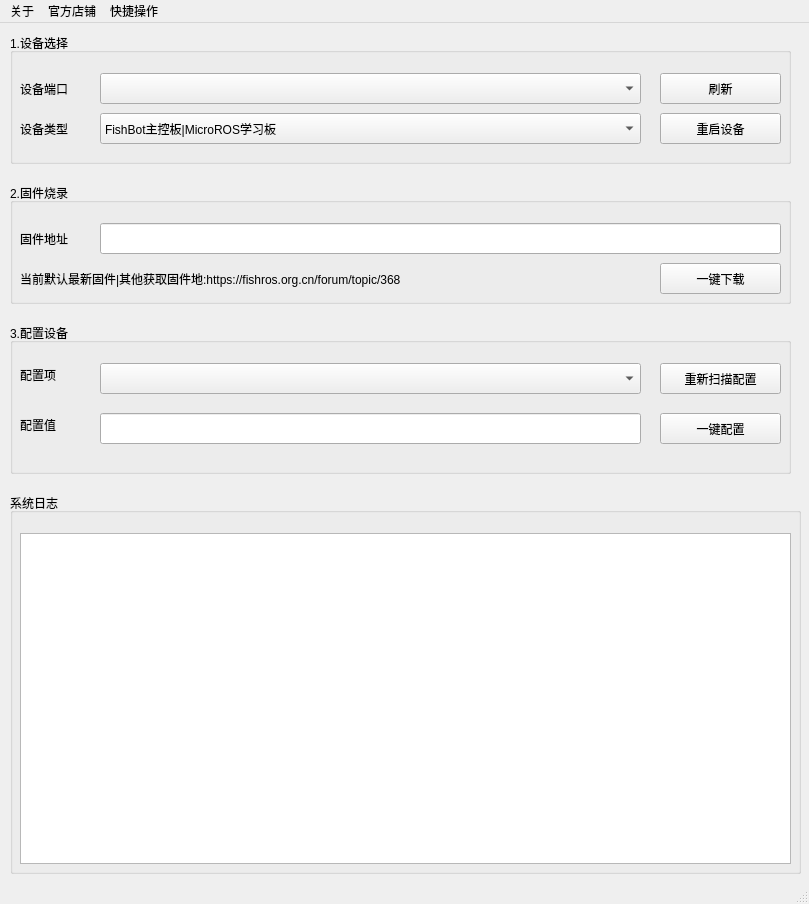
<?xml version="1.0" encoding="UTF-8"?>
<ui version="4.0">
 <class>MainWindow</class>
 <widget class="QMainWindow" name="MainWindow">
  <property name="geometry">
   <rect>
    <x>0</x>
    <y>0</y>
    <width>809</width>
    <height>904</height>
   </rect>
  </property>
  <property name="windowTitle">
   <string>FishBot配置工具(VCODE) fishros.org.cn </string>
  </property>
  <widget class="QWidget" name="centralwidget">
   <widget class="QGroupBox" name="groupBox">
    <property name="enabled">
     <bool>true</bool>
    </property>
    <property name="geometry">
     <rect>
      <x>10</x>
      <y>160</y>
      <width>781</width>
      <height>121</height>
     </rect>
    </property>
    <property name="title">
     <string>2.固件烧录</string>
    </property>
    <widget class="QLabel" name="label">
     <property name="geometry">
      <rect>
       <x>10</x>
       <y>40</y>
       <width>60</width>
       <height>31</height>
      </rect>
     </property>
     <property name="text">
      <string>固件地址</string>
     </property>
    </widget>
    <widget class="QLineEdit" name="binAddress">
     <property name="geometry">
      <rect>
       <x>90</x>
       <y>40</y>
       <width>681</width>
       <height>31</height>
      </rect>
     </property>
    </widget>
    <widget class="QPushButton" name="downloadButton">
     <property name="geometry">
      <rect>
       <x>650</x>
       <y>80</y>
       <width>121</width>
       <height>31</height>
      </rect>
     </property>
     <property name="text">
      <string>一键下载</string>
     </property>
    </widget>
    <widget class="QLabel" name="label_2">
     <property name="enabled">
      <bool>true</bool>
     </property>
     <property name="geometry">
      <rect>
       <x>10</x>
       <y>80</y>
       <width>521</width>
       <height>31</height>
      </rect>
     </property>
     <property name="text">
      <string>当前默认最新固件|其他获取固件地:https://fishros.org.cn/forum/topic/368</string>
     </property>
    </widget>
   </widget>
   <widget class="QGroupBox" name="groupBox_2">
    <property name="geometry">
     <rect>
      <x>10</x>
      <y>10</y>
      <width>781</width>
      <height>131</height>
     </rect>
    </property>
    <property name="title">
     <string>1.设备选择</string>
    </property>
    <widget class="QLabel" name="label_3">
     <property name="geometry">
      <rect>
       <x>10</x>
       <y>40</y>
       <width>60</width>
       <height>31</height>
      </rect>
     </property>
     <property name="text">
      <string>设备端口</string>
     </property>
    </widget>
    <widget class="QComboBox" name="devicesComboBox">
     <property name="enabled">
      <bool>true</bool>
     </property>
     <property name="geometry">
      <rect>
       <x>90</x>
       <y>40</y>
       <width>541</width>
       <height>31</height>
      </rect>
     </property>
     <property name="editable">
      <bool>false</bool>
     </property>
     <property name="placeholderText">
      <string>请选择设备端口号</string>
     </property>
    </widget>
    <widget class="QPushButton" name="freshDevicePortButton">
     <property name="geometry">
      <rect>
       <x>650</x>
       <y>40</y>
       <width>121</width>
       <height>31</height>
      </rect>
     </property>
     <property name="text">
      <string>刷新</string>
     </property>
    </widget>
    <widget class="QComboBox" name="deviceTypeComboBox">
     <property name="geometry">
      <rect>
       <x>90</x>
       <y>80</y>
       <width>541</width>
       <height>31</height>
      </rect>
     </property>
     <item>
      <property name="text">
       <string>FishBot主控板|MicroROS学习板</string>
      </property>
     </item>
     <item>
      <property name="text">
       <string>FishBot雷达转接板</string>
      </property>
     </item>
     <item>
      <property name="text">
       <string>FishBot四驱板|MicroROS四驱板</string>
      </property>
     </item>
     <item>
      <property name="text">
       <string>FishBot Camera无线摄像头</string>
      </property>
     </item>
    </widget>
    <widget class="QLabel" name="label_4">
     <property name="geometry">
      <rect>
       <x>10</x>
       <y>80</y>
       <width>60</width>
       <height>31</height>
      </rect>
     </property>
     <property name="text">
      <string>设备类型</string>
     </property>
    </widget>
    <widget class="QPushButton" name="restartDeviceButton">
     <property name="geometry">
      <rect>
       <x>650</x>
       <y>80</y>
       <width>121</width>
       <height>31</height>
      </rect>
     </property>
     <property name="text">
      <string>重启设备</string>
     </property>
    </widget>
   </widget>
   <widget class="QGroupBox" name="groupBox_3">
    <property name="geometry">
     <rect>
      <x>10</x>
      <y>470</y>
      <width>791</width>
      <height>381</height>
     </rect>
    </property>
    <property name="title">
     <string>系统日志</string>
    </property>
    <widget class="QTextEdit" name="system_log">
     <property name="geometry">
      <rect>
       <x>10</x>
       <y>40</y>
       <width>771</width>
       <height>331</height>
      </rect>
     </property>
    </widget>
   </widget>
   <widget class="QGroupBox" name="groupBox_4">
    <property name="geometry">
     <rect>
      <x>10</x>
      <y>300</y>
      <width>781</width>
      <height>151</height>
     </rect>
    </property>
    <property name="title">
     <string>3.配置设备</string>
    </property>
    <widget class="QLabel" name="label_5">
     <property name="geometry">
      <rect>
       <x>10</x>
       <y>40</y>
       <width>68</width>
       <height>23</height>
      </rect>
     </property>
     <property name="text">
      <string>配置项</string>
     </property>
    </widget>
    <widget class="QLabel" name="label_6">
     <property name="geometry">
      <rect>
       <x>10</x>
       <y>90</y>
       <width>68</width>
       <height>23</height>
      </rect>
     </property>
     <property name="text">
      <string>配置值</string>
     </property>
    </widget>
    <widget class="QComboBox" name="configKeyComboBox">
     <property name="geometry">
      <rect>
       <x>90</x>
       <y>40</y>
       <width>541</width>
       <height>31</height>
      </rect>
     </property>
    </widget>
    <widget class="QLineEdit" name="configValueLineEdit">
     <property name="geometry">
      <rect>
       <x>90</x>
       <y>90</y>
       <width>541</width>
       <height>31</height>
      </rect>
     </property>
    </widget>
    <widget class="QPushButton" name="configButton">
     <property name="geometry">
      <rect>
       <x>650</x>
       <y>90</y>
       <width>121</width>
       <height>31</height>
      </rect>
     </property>
     <property name="text">
      <string>一键配置</string>
     </property>
    </widget>
    <widget class="QPushButton" name="scanConfigButton">
     <property name="geometry">
      <rect>
       <x>650</x>
       <y>40</y>
       <width>121</width>
       <height>31</height>
      </rect>
     </property>
     <property name="text">
      <string>重新扫描配置</string>
     </property>
    </widget>
   </widget>
  </widget>
  <widget class="QStatusBar" name="statusbar"/>
  <widget class="QMenuBar" name="menubar">
   <property name="geometry">
    <rect>
     <x>0</x>
     <y>0</y>
     <width>809</width>
     <height>28</height>
    </rect>
   </property>
   <widget class="QMenu" name="menu_about">
    <property name="title">
     <string>关于</string>
    </property>
    <addaction name="action_fishros"/>
   </widget>
   <widget class="QMenu" name="menu_shop">
    <property name="title">
     <string>官方店铺</string>
    </property>
    <addaction name="action_shop"/>
   </widget>
   <widget class="QMenu" name="menu">
    <property name="title">
     <string>快捷操作</string>
    </property>
    <addaction name="action_flash_and_config"/>
   </widget>
   <addaction name="menu_about"/>
   <addaction name="menu_shop"/>
   <addaction name="menu"/>
  </widget>
  <action name="action_fishros">
   <property name="text">
    <string>鱼香ROS</string>
   </property>
  </action>
  <action name="action_shop">
   <property name="text">
    <string>官方店铺</string>
   </property>
  </action>
  <action name="action_flash_and_config">
   <property name="text">
    <string>一键下载并写入配置(F8)</string>
   </property>
  </action>
 </widget>
 <resources/>
 <connections/>
</ui>
